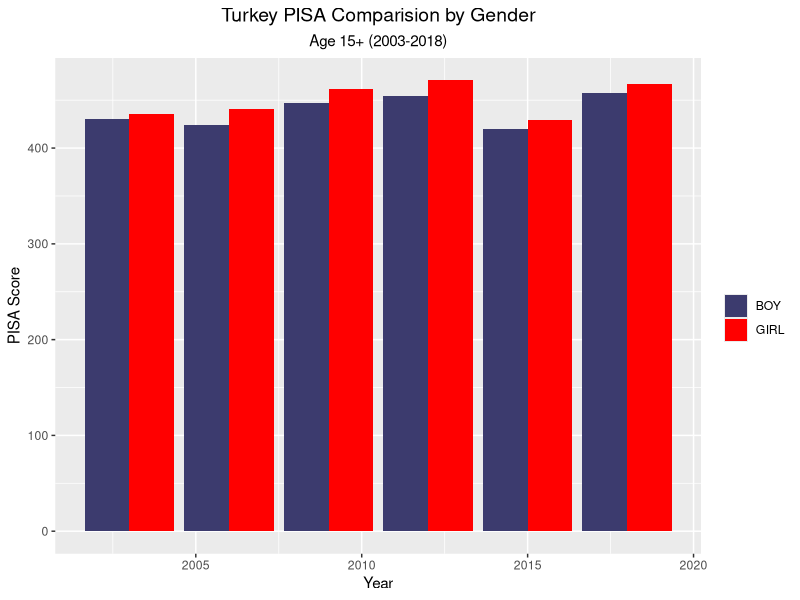
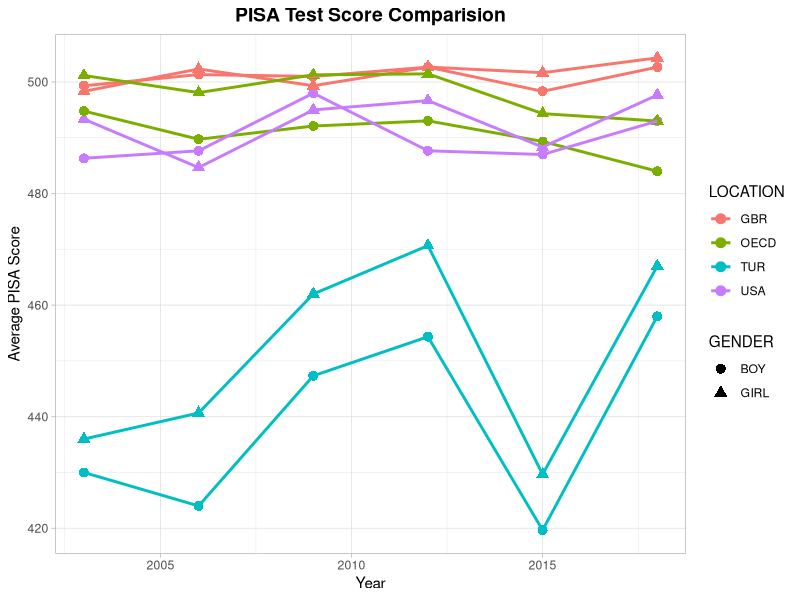
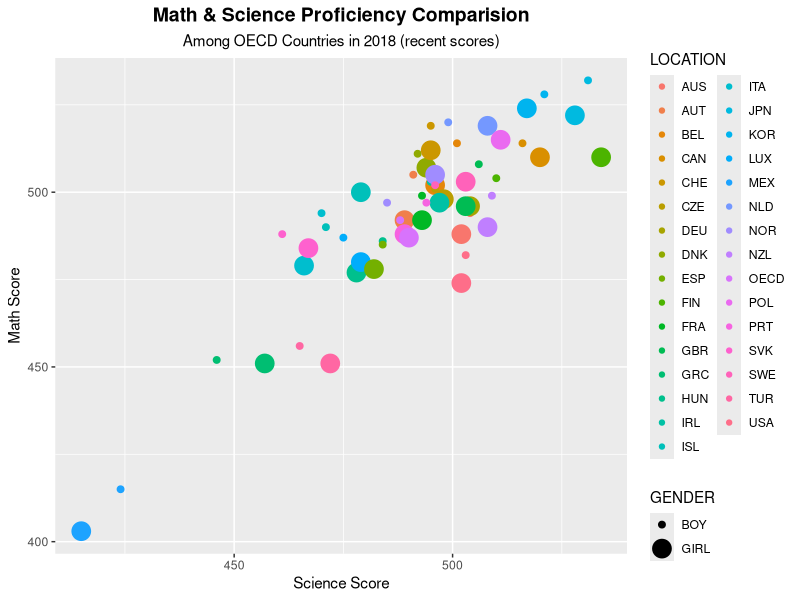

Write the R code that produced these figures, in order.
scores_data <- read.csv(file="pisa_scores.csv")
is.na(scores_data)
anyNA(scores_data)


library(dplyr)
scores_data_tibb <- as_tibble(scores_data)

#select
selected_scores <- scores_data_tibb %>% select(LOCATION,GENDER,TIME,MATH,SCIENCE,READING)
head(selected_scores)


#arrange
arrange(selected_scores, desc(MATH), desc(SCIENCE), desc(READING))


#mutate
selected_scores %>% mutate(AverageScore=(MATH+SCIENCE+READING)/3)


#group_by() & summarise() & top_n()
selected_scores %>%  
  group_by(GENDER) %>% 
  summarize(Average_Math=mean(MATH), Average_Science=mean(SCIENCE), Average_Reading=mean(READING) )%>%
  top_n(2,Average_Math)

selected_scores %>% 
  group_by(LOCATION,GENDER) %>% 
  summarise(Highest_Math=max(MATH),Highest_Science=max(SCIENCE),Highest_Reading=max(READING),
            Lowest_Math=min(MATH),Lowest_Science=min(SCIENCE),Lowest_Reading=min(READING))


################################# ggplot2 (1) #################################
library(ggplot2)

tr_data <- selected_scores[which(selected_scores[1] == 'TUR' & selected_scores[2] == 'BOY'),]
tr_data2 <- selected_scores[which(selected_scores[1] == 'TUR' & selected_scores[2] == 'GIRL'),]

tr_data$AverageScore <- (tr_data$MATH + tr_data$SCIENCE + tr_data$READING )/3
tr_data2$AverageScore <- (tr_data2$MATH + tr_data2$SCIENCE + tr_data2$READING )/3

specie <- c("2003", "2006", "2009", "2012", "2015", "2018")
cls <- rep(c("#3C3B6E", "red"), 2);

data <- rbind(tr_data, tr_data2)

ggplot(data, aes(fill=GENDER, y=AverageScore, x=TIME)) + 
  geom_bar(position="dodge", stat="identity") +
  ggtitle("Turkey PISA Comparision by Gender", subtitle = "Age 15+ (2003-2018)") +
  xlab("Year") + ylab("PISA Score") + scale_fill_manual(values = cls) + labs(fill="") +
  theme(
    plot.title = element_text(hjust = 0.5, size = 14),
    plot.subtitle = element_text(hjust = 0.5)
  ) 


################################# ggplot2 (2) #################################
library(ggplot2)

tr_data <- selected_scores[which(selected_scores[1] == 'TUR'),]
  tr_data$AverageScore <- (tr_data$MATH + tr_data$SCIENCE + tr_data$READING )/3
usa_data <- selected_scores[which(selected_scores[1] == 'USA'),]
  usa_data$AverageScore <- (usa_data$MATH + usa_data$SCIENCE + usa_data$READING )/3
gbr_data <- selected_scores[which(selected_scores[1] == 'GBR'),]
  gbr_data$AverageScore <- (gbr_data$MATH + gbr_data$SCIENCE + gbr_data$READING )/3
oecd_data <- selected_scores[which(selected_scores[1] == 'OECD'),]
  oecd_data$AverageScore <- (oecd_data$MATH + oecd_data$SCIENCE + oecd_data$READING )/3

data <- rbind(tr_data, usa_data, gbr_data, oecd_data)

ggplot(data=data,aes(x=TIME,y=AverageScore,col=LOCATION,shape=GENDER))+
  geom_point(size=3)+
  geom_line(size=1)+ 
  theme_light()+
  ggtitle("PISA Test Score Comparision")+
  theme( plot.title = element_text(color = "Black",size = 14,face = "bold",hjust = 0.5),
         plot.subtitle = element_text(hjust = 0.5))+
  xlab("Year")+
  ylab("Average PISA Score")

################################# ggplot2 (3) #################################
library(ggplot2)

recentScores <- selected_scores[which(selected_scores[3] == '2018'),]

ggplot(recentScores, aes(x = SCIENCE, y = MATH)) + 
  geom_point(aes(color = LOCATION, size=GENDER))+
  ggtitle("Math & Science Proficiency Comparision", subtitle = "Among OECD Countries in 2018 (recent scores)")+
  theme( plot.title = element_text(color = "Black",size = 14,face = "bold",hjust = 0.5),
         plot.subtitle = element_text(hjust = 0.5))+
  ylab("Math Score")+
  xlab("Science Score")
